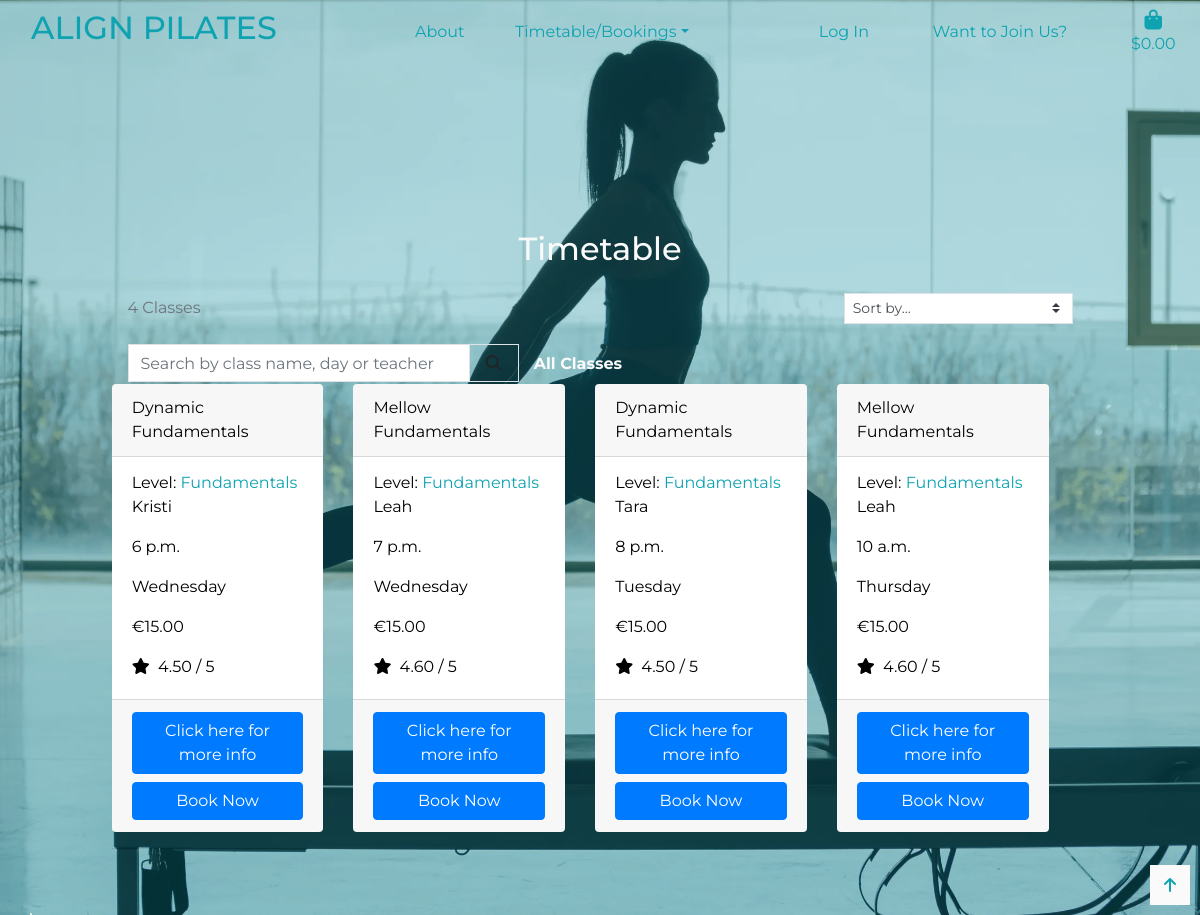
/classes/?level=fundamentals, run on an earlier commit of the app's database.
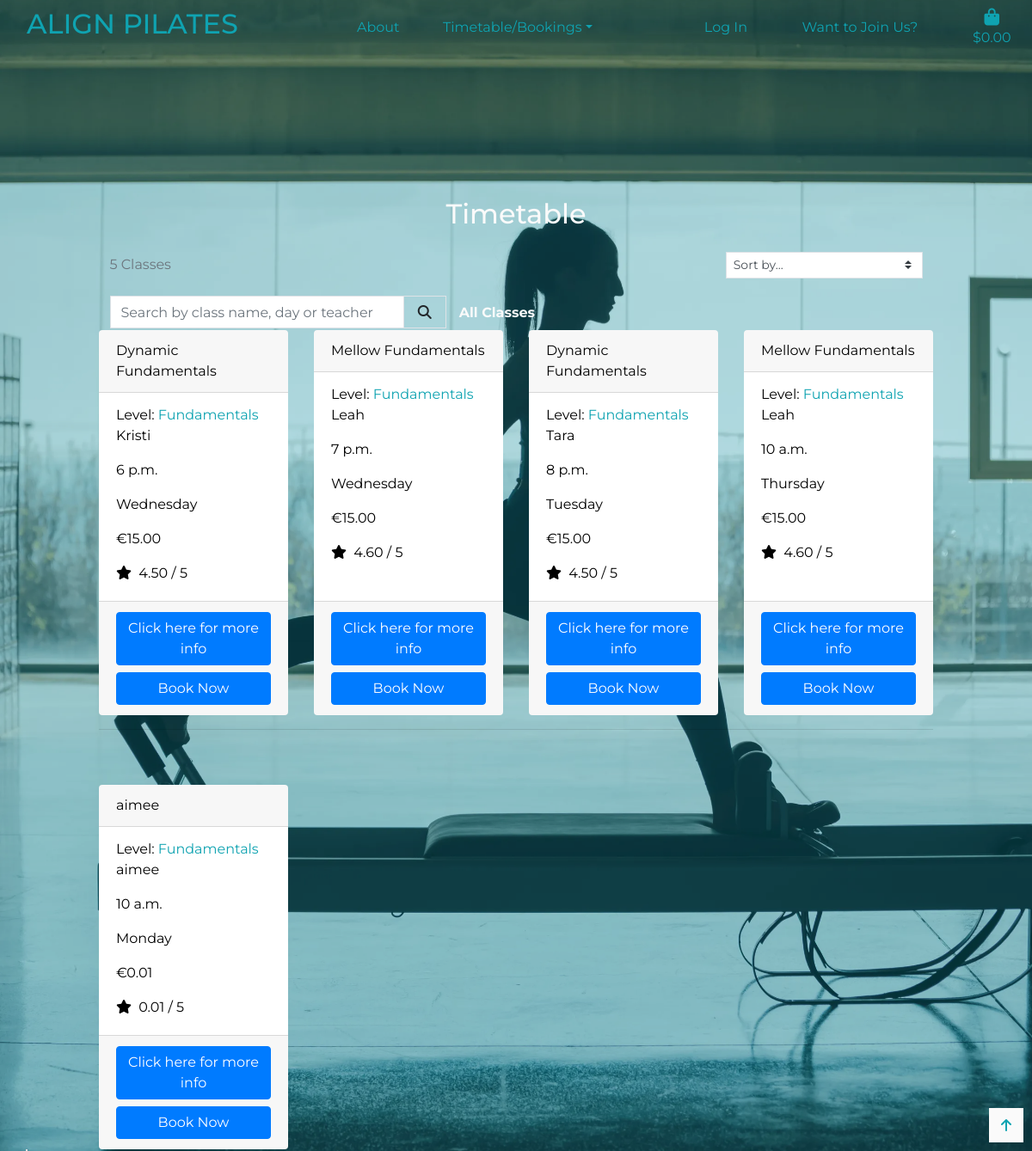
And on a later commit of the database.
### classes/models.py (models this page shows, shortened)
class Class_Type(models.Model):
    name = models.CharField(max_length=254)
    level = models.ForeignKey('Level', null=True, blank=True, on_delete=models.SET_NULL)
    description = models.TextField()
    teacher = models.CharField(max_length=254)
    cost = models.DecimalField(max_digits=4, decimal_places=2)
    time = models.TimeField()
    day = models.CharField(max_length=9)
    rating = models.DecimalField(max_digits=6, decimal_places=2, null=True, blank=True)
    day_number = models.IntegerField(default=1)
    def __str__(self):
        return self.name

class Level(models.Model):
    name = models.CharField(max_length=254)
    friendly_name = models.CharField(max_length=254, null=True, blank=True)
    def __str__(self):
        return self.name

### classes/views.py (the view, shortened to what this page needs)
# urls.py: path('', views.all_classes, name='classes'),
def all_classes(request):
    class_types = Class_Type.objects.all()
    query = None
    levels = None
    direction = None
    sort = None
    if request.GET:
        if 'sort' in request.GET:
            sortkey = request.GET['sort']
            sort = sortkey
            if sortkey == 'name':
                sortkey = 'lower_name'
                class_types = class_types.annotate(lower_name=Lower('name'))
            if 'direction' in request.GET:
                direction = request.GET['direction']
                if direction == 'desc':
                    sortkey = f'-{sortkey}'
            class_types = class_types.order_by(sortkey)
    if request.GET:
        if 'level' in request.GET:
            levels = request.GET['level'].split(',')
            print(levels)
            class_types = class_types.filter(level__friendly_name__in=levels)
            print(class_types)
            levels = Level.objects.filter(friendly_name__in=levels)
    current_sorting = f'{sort}_{direction}'
    context = {
        'class_types': class_types,
        'search_term': query,
        'current_levels': levels,
        'current_sorting': current_sorting,
    }
    return render(request, 'classes/classes.html', context )

### basket/contexts.py (called while the page is built, shortened)
def basket_contents(request):
    basket_items = []
    grand_total = 0
    class_count = 0
    cost = 15
    basket = request.session.get('basket', {})
    context = {
        'basket_items': basket_items,
        'grand_total': grand_total,
        'class_count': class_count,
    }
    return context

### classes/templates/classes/classes.html (shortened to what this page needs)
{% extends 'base.html' %}
{% load static %}
{% block page_header %}
    <div class="container header-container">
    </div>
{% endblock %}
{% block content %}
    <div class="overlay"></div>
    <div class="container class-list">
        <div class="row">
            <div class="col text-center mt-3">
               <h2>Timetable</h2>
            </div>
               <div class="row">
                <div class="col-10 offset-1">
                    <div class="row mt-1 mb-2">
                        <div class="col-12 col-md-6 my-auto order-md-last d-flex justify-content-center justify-content-md-end">
                            <div class="sort-select-wrapper w-50">
                                <select id="sort-selector" class="custom-select custom-select-sm rounded-0 border border-{% if current_sorting != 'None_None' %}info{% else %}black{% endif %}">
                                    <option value="reset" {% if current_sorting == 'None_None' %}selected{% endif %}>Sort by...</option>
                                </select>
                            </div>
                        </div>
                        <div class="col-12 col-md-6 order-md-first">
                            <p class="text-muted mt-3 text-center text-md-left">
                                {{ class_types|length }} Classes{% if search_term %} found for <strong>"{{ search_term }}"</strong>{% endif %}
                            </p>
                        </div>
                    </div>
               <div class="row">
                    <div class="col-8 col-lg-10 my-auto py-1 py-lg-0">
                        <form method="GET" action="{% url 'classes' %}">
                            <div class="input-group w-100">
                                <input class="form-control border border-black rounded-0" type="text" name="q" placeholder="Search by class name, day or teacher">
                                <div class="input-group-append">
                                    <button class="form-control btn btn-black border border-black rounded-0" type="submit">
                                        <span class="icon">
                                            <i class="fas fa-search"></i>
                                        </span>
                                    </button>
                                </div>
                        <div class="col-6 col-lg-6 my-auto py-1 py-lg-0">
                            <div class="navbar-collapse class-sort-navbar">
                                <ul class="navbar-nav w-auto mx-auto">
                                    <li class="nav-item dropdown">
                                        <a class="logo-font font-weight-bold nav-link text-black mr-5 class-sort-navbar" href="#" id="all-classes-link" data-toggle="dropdown" aria-haspopup="true" aria-expanded="false">
                                            All Classes</a>
                                    </li>
                                </ul>
                            </div>
                        </div>
                    </div>
                </form>
            </div>
        </div>
        </div>
        <div class="row">
            <div class="class-container col-10 offset-1">
                <div class="row">
                    {% for class in class_types %}
                    <div class="col-sm-6 col-md-6 col-lg-4 col-xl-3 class-cards">
                        <div class="card h-100 border-0">
                            <div class="card-header">{{ class.name }}</div>
                            <div class="card-body">
                                <p class="card-subtitle">Level: <a href="{% url 'classes' %}?level={{ class.level.name }}">{{ class.level }}</a></p>
                                <p class="card-text">{{ class.teacher }}</p>
                                <p class="card-text">{{ class.time }}</p>
                                <p class="card-text">{{ class.day }}</p>
                                <p class="card-text">€{{ class.cost }}</p>
                                {% if class.rating %}
                                <p class="card-text"><i class="fas fa-star mr-1"></i> {{ class.rating }} / 5</p>
                                {% else %}
                                <p class="card-text">No Rating</p>
                                {% endif %}
                            </div>
                            <div class="card-footer">
                                <a href="{% url 'class_type' class.id %}" class="btn btn-primary btn-block">Click here for more info</a>
                                <a href="#" class="btn btn-primary btn-block">Book Now</a>
                            </div>
                        </div>
                    </div>
                        {% if forloop.counter|divisibleby:4 %}
                            <div class="col-12 d-none d-xl-block mb-5">
                                <hr>
                            </div>
                        {% endif %}
                    {% endfor %}
                </div>
            </div>
        </div>
    </div>
    <div class="shadow-sm rounded-0 border border-black">
        <a class="d-flex back-to-top-button">
            <i class="fas fa-arrow-up mx-auto my-auto"></i>
        </a>
    </div>
{% endblock %}

### templates/base.html (shortened to what this page needs)
{% load static %}
<!doctype html>
<html lang="en">
  <head>
    {% block corecss %}
        <link rel="stylesheet" href="https://cdn.jsdelivr.net/npm/bootstrap@4.6.2/dist/css/bootstrap.min.css">
        <link rel="stylesheet" href="{% static 'css/base.css' %}">
    {% endblock %}
  </head>
  <body>
    <header class="container-fluid fixed-top">
        {% include 'includes/main-nav.html' %}
    </header>
    {% block page_header %}
    {% endblock %}
    {% block content %}
    {% endblock %}
  </body>
</html>

### templates/includes/main-nav.html (shortened to what this page needs)
<div class="container-fluid fixed-top d-none d-md-block">
    <div class="row">
        <div class="col-12 col-lg-4 my-auto"><a href="{% url 'home' %}" class="nav-link">
        <h2 class="text-uppercase">Align Pilates</h2></a>
        </div>
        <div class="col-3 col-lg-1 my-auto"><a href="">About</a></div>
        <div class="col-3 col-lg-2 my-auto dropdown">
            <a href="{% url 'classes' %}" class="dropdown-toggle" id="options" data-toggle="dropdown" aria-haspopup="true" aria-expanded="false">Timetable/Bookings</a>
        </div>
        <div class="col-3 col-lg-2 my-auto">
        <ul class="list-inline list-unstyled text-center text-lg-right my-0">
            <li class="list-inline-item dropdown">
                <a class="text-black nav-link" href="#" id="options" data-toggle="dropdown" aria-haspopup="true" aria-expanded="false">
                    <div class="text-center">
                        <p class="my-0">Log In</p>
                    </div>
                </a>
        </li>
        </ul>
        </div>
        <div class="col-3 col-lg-2 my-auto">
        <ul class="list-inline list-unstyled text-center text-lg-right my-0">
            <a class="nav-link" href="#" id="options" data-toggle="dropdown" aria-haspopup="true" aria-expanded="false">
            <div class="text-center">
                <p class="my-0">Want to Join Us?</p>
            </div>
            </a>
        </ul>
        </div>
        <div class="col-3 col-lg-1 my-auto">
            <li class="list-inline-item">
                <a class="{% if grand_total %}text-info font-weight-bold{% else %}{% endif %} nav-link" href="{% url 'view_basket' %}">
                    <div class="text-center">
                        <div><i class="fas fa-shopping-bag fa-lg"></i></div>
                        <p class="my-0">
                            {% if grand_total %}
                                ${{ grand_total|floatformat:2 }}
                            {% else %}
                                $0.00
                            {% endif %}
                        </p>
                    </div>
                </a>
            </li>
        </div>
    </div>
</div>

### static/css/base.css (style rules this page uses)
html { height: 100%; }
body { background: url('/media/site-header.webp') no-repeat center center fixed; height: calc(100vh - 164px); background-size: cover; color: #fafafa; font-family: 'Montserrat'; }
.header-container { height: 164px; }
.class-list { padding-top: 50px; }
a { color: #0FA3B1; }
.class-sort-navbar { color: #fafafa !important; }
.class-cards { color: black !important; }
.overlay { height: 100%; width: 100%; top: 0; left: 0; position: fixed; background: #0FA3B1; opacity: 0.3; z-index: -1; }
.back-to-top-button { width: 40px; height: 40px; position: fixed; bottom: 10px; right: 10px; background-color: #fafafa; color: #0FA3B1; }
.icon { align-items: center; display: inline-flex; justify-content: center; height: 1.5rem; width: 1.5rem; }

What changed in the data, as far as the page shows it:
added Class_Type: name "aimee", level "Fundamentals", teacher "aimee", time "10 a.m.", day "Monday", cost "0.01", rating "0.01"
Also different on the page:
{{ class_types|length }}: "4" → "5"
